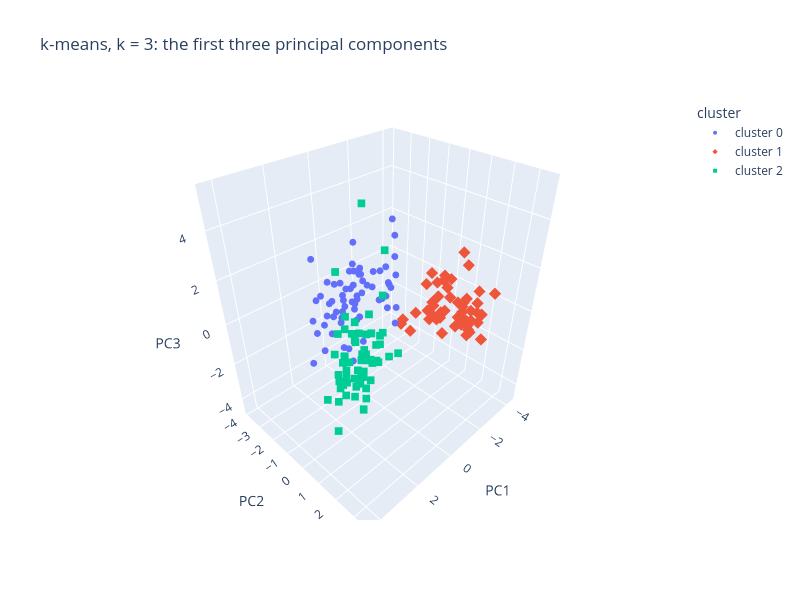

The cell this chart's notebook holds for it:
### Markdown cell above
The 2D map keeps only part of the spread: 55% of it. A 3D map of the first three principal components keeps 67%, and an interactive one lets you turn the cloud. **Drag** to turn it, **scroll** to zoom, and **hover** over a wine to read its cluster and four of its measurements. plotly draws figures you can move in the browser; `px.scatter_3d` takes a table and the names of its columns.

The next cell has two kinds of lines, and neither is statistics:
- **Display setting.** `pio.renderers.default = ...` only tells plotly *how to show* a figure. This setting stores the figure inside the notebook file, so it is still there when you reopen the notebook, and it loads the plotly library from the internet instead of copying it into every figure (a figure then needs an internet connection to open). It changes nothing in the figure itself. If a plotly figure stays blank in your editor, this is the line to check.
- **Preparing the table for plotly.** plotly draws from a table in which every column is one thing to show. The table `wines_pca_3d` already has the three principal components, `PC1`, `PC2` and `PC3`, which become x, y and z. The next two blocks add what we want to see on top of them: a column `cluster` with the name of the cluster of every wine, written as text such as "cluster 2" so that plotly gives each cluster its own colour and legend entry instead of a colour scale for numbers; and four of the 13 original measurements, copied from `wines`, so that they appear in the box over a dot when you hover. None of these columns changes the position of a dot.

### Code cell
import plotly.express as px
import plotly.io as pio

# Display setting only, no effect on the figure: save the figure inside the notebook file
# and load the plotly library from the internet when the notebook is opened
pio.renderers.default = "plotly_mimetype+notebook_connected"

# Three principal components this time: one table with the columns PC1, PC2 and PC3 (the x, y and z of each wine)
wines_pca_3d = pd.DataFrame(PCA(n_components=3).fit_transform(scaled_wines), columns=["PC1", "PC2", "PC3"])
# A text column with the cluster of every wine, e.g. "cluster 2": plotly colours by it and lists the clusters in the legend
wines_pca_3d["cluster"] = [f"cluster {cluster_number}" for cluster_number in wine_cluster]
# Copy four of the 13 original measurements into the table, one column each; they only appear when you hover over a dot
for column in ["alcohol", "flavanoids", "color_intensity", "proline"]:
    wines_pca_3d[column] = wines[column]

# One dot per wine; color and symbol by cluster; hover_data lists what the box shows over a dot
cluster_figure = px.scatter_3d(wines_pca_3d, x="PC1", y="PC2", z="PC3", color="cluster", symbol="cluster",
                               hover_data=["alcohol", "flavanoids", "color_intensity", "proline"],
                               category_orders={"cluster": sorted(wines_pca_3d["cluster"].unique())},
                               title=f"k-means, k = {best_k}: the first three principal components",
                               width=800, height=600)
# Smaller dots, so the clusters do not hide each other
cluster_figure.update_traces(marker_size=4)
cluster_figure.show()

### Figure 1 — Plotly figure (JSON) as saved in the notebook; plotly's stock layout.template omitted (floating-point values rounded to 4 significant figures; data arrays with more than 128 entries replaced by an {"elided": "..."} marker saying what was removed)
{"data": [{"customdata": {"elided": "65x4 float values"}, "hovertemplate": "cluster=cluster 0<br>PC1=%{x}<br>PC2=%{y}<br>PC3=%{z}<br>alcohol=%{customdata[0]}<br>flavanoids=%{customdata[1]}<br>color_intensity=%{customdata[2]}<br>proline=%{customdata[3]}<extra></extra>", "legendgroup": "cluster 0", "marker": {"color": "#636efa", "size": 4, "symbol": "circle"}, "mode": "markers", "name": "cluster 0", "scene": "scene", "showlegend": true, "type": "scatter3d", "x": [-0.9286, -1.542, 0.03061, 2.05, -0.6097, 0.9002, 2.249, 0.1834, -0.8128, 1.976, -1.572, 1.658, -0.7254, 1.833, -0.868, 0.37, -1.457, 1.263, 0.3762, 0.7621, 1.035, -0.4949, 0.8353, 0.7879, -0.8068, -0.558, -1.115, -0.5557, -1.349, -1.564, -1.933, 0.7467, 0.9575, -0.544, 1.031, 2.252, 1.41, 0.7977, -0.5495, -0.1612, -0.6598, 0.3924, -1.772, -0.3663, -1.621, 0.08254, 1.578, 1.421, -0.2787, -1.303, -0.4571, -0.4942, 0.4821, -0.2529, -0.1072, -0.5511, 0.7396, -1.177, -0.4623, 0.9785, -0.09681, 0.03849, -1.597, -0.4796, -1.793], "y": [-3.073, -1.381, -1.263, -1.925, -1.908, -0.7639, -1.885, -2.427, -0.2205, -1.403, -0.885, -0.9567, -1.064, -1.288, -2.444, -2.154, -1.383, -0.7708, -1.027, -3.375, -1.451, -2.381, -1.474, -2.027, -2.234, -2.373, -1.802, -2.658, -2.118, -1.852, -1.559, -2.313, -2.224, -0.3689, -2.566, -1.433, -2.166, -2.377, -2.293, -1.164, -2.68, -2.099, -1.717, -2.169, -1.356, -2.306, -1.462, -1.418, -1.931, -0.7632, -2.269, -1.939, -3.872, -2.821, -1.929, -2.222, -1.409, -0.664, -0.6183, -1.446, -2.11, -1.267, -1.208, -1.939, -1.15], "z": [-4.585, -0.8747, -1.784, -0.007369, 0.6794, 0.5734, -2.032, -1.07, -0.707, -1.238, -0.629, 1.953, 0.08033, 0.4583, -1.563, -2.449, -0.2273, -1.184, 1.794, -0.3575, -0.363, 1.336, 0.6101, -0.2547, 0.7729, 2.308, 0.9593, 0.8491, -0.04765, 0.7811, -0.08927, 0.1147, 0.1424, 1.309, -1.086, -0.2302, 0.7489, -1.568, -1.499, 1.004, -0.7649, -0.4719, 0.947, -0.4813, 0.2872, -0.4636, 1.78, 0.1393, 0.07867, 2.0, 1.061, 1.324, 1.344, -0.3026, 0.6901, -0.3562, 1.125, 3.01, 0.4834, 1.481, 0.4348, 0.6876, 3.361, 1.297, 0.7828]}, {"customdata": {"elided": "51x4 float values"}, "hovertemplate": "cluster=cluster 1<br>PC1=%{x}<br>PC2=%{y}<br>PC3=%{z}<br>alcohol=%{customdata[0]}<br>flavanoids=%{customdata[1]}<br>color_intensity=%{customdata[2]}<br>proline=%{customdata[3]}<extra></extra>", "legendgroup": "cluster 1", "marker": {"color": "#EF553B", "size": 4, "symbol": "diamond"}, "mode": "markers", "name": "cluster 1", "scene": "scene", "showlegend": true, "type": "scatter3d", "x": [-1.836, -2.539, -2.433, -1.327, -2.385, -2.937, -2.147, -2.37, -3.064, -3.916, -3.936, -3.094, -2.374, -2.779, -2.287, -2.986, -2.375, -2.21, -2.626, -4.281, -3.583, -2.807, -2.9, -2.321, -2.55, -1.813, -2.76, -2.737, -3.605, -2.89, -3.392, -1.048, -1.61, -3.143, -2.24, -2.848, -2.597, -2.949, -3.53, -2.406, -2.929, -2.181, -2.381, -3.212, -3.678, -2.466, -3.371, -2.602, -2.678, -2.387, -3.209], "y": [-0.83, -0.08744, -1.257, 0.1704, 0.3746, 0.2639, 0.3683, -0.4596, 0.3534, 0.1546, 0.6597, 0.3488, 0.292, 0.2868, 0.3725, 0.4892, 0.4823, 1.16, 0.5632, 0.6497, 1.273, 1.571, 2.041, 2.356, 2.045, 1.528, 2.139, 0.4099, 1.802, 1.925, 1.312, 3.515, 2.407, 0.7382, 1.175, 0.556, 0.698, 1.555, 0.8825, 2.592, 1.274, 2.078, 2.589, -0.2512, 0.8477, 2.194, 2.216, 1.757, 2.761, 2.297, 2.769], "z": [-1.606, 0.4743, -1.903, -1.18, -0.7238, -0.1676, -0.4533, -1.101, -1.099, 0.2218, 1.712, -1.027, 1.242, 0.6097, -0.9716, 0.947, -0.2529, -1.245, -0.856, -1.458, -0.1108, -0.4725, -0.496, 0.4377, -0.3123, 1.363, -0.9646, -1.19, -0.09404, -0.7823, 1.602, 1.16, 0.5486, -0.091, -0.1014, 0.8042, -0.8849, -0.9834, -0.466, 0.4282, -1.213, 0.7638, 1.418, -0.8471, -1.339, -0.9188, -0.3426, 0.2076, -0.9409, -0.5507, 1.014]}, {"customdata": {"elided": "62x4 float values"}, "hovertemplate": "cluster=cluster 2<br>PC1=%{x}<br>PC2=%{y}<br>PC3=%{z}<br>alcohol=%{customdata[0]}<br>flavanoids=%{customdata[1]}<br>color_intensity=%{customdata[2]}<br>proline=%{customdata[3]}<extra></extra>", "legendgroup": "cluster 2", "marker": {"color": "#00cc96", "size": 4, "symbol": "square"}, "mode": "markers", "name": "cluster 2", "scene": "scene", "showlegend": true, "type": "scatter3d", "x": [3.317, 2.209, 2.517, 3.757, 1.009, 3.05, 2.449, 2.059, 2.511, 2.754, 3.48, 1.755, 2.113, 3.458, 4.313, 2.305, 2.172, 1.899, 3.542, 2.085, 3.124, 1.087, 2.535, 1.645, 1.762, 0.9901, 1.775, 1.235, 2.188, 2.256, 2.5, 2.677, 1.629, 1.903, 1.41, 1.904, 1.385, 1.122, 1.502, 2.53, 2.588, 0.6685, 3.071, 0.4622, 2.101, 1.136, 2.727, 2.821, 2.01, 2.707, 3.215, 2.859, 3.506, 2.225, 2.147, 2.469, 2.742, 2.174, 3.139, 2.562, 2.544, 1.336], "y": [1.443, -0.3334, 1.031, 2.756, 0.8698, 2.122, 1.175, 1.609, 0.9181, 0.7894, 1.302, 0.612, 0.6757, 1.131, 2.096, 1.663, 2.327, 1.631, 2.518, 1.061, 0.7869, 0.2417, -0.09184, -0.5163, -0.3171, 0.9407, 0.6862, -0.08981, 0.6896, 0.1915, 1.241, 1.472, 0.0527, 1.633, 0.6979, 0.1767, 0.6586, 0.1141, -0.7694, 1.803, 0.7796, 0.17, 1.156, 0.3307, -0.07101, 1.777, 1.191, 0.6463, 1.247, 1.752, 0.167, 0.7453, 1.613, 1.875, 1.017, 1.329, 1.437, 1.212, 1.732, 0.2602, 0.1693, 0.2533], "z": [-0.1657, -2.026, 0.9828, -0.1762, 2.027, -0.6294, -0.9771, 0.1463, -1.771, -0.9842, -0.4227, -1.191, -0.8651, -1.204, -1.264, 0.2179, 0.8317, 0.7949, -0.4855, -0.1647, -0.3649, 0.937, -0.3119, 0.1439, 0.8903, 3.821, -0.0867, -1.387, 1.395, -1.093, 1.386, -0.3323, -0.1671, 1.172, 0.4797, 0.4508, 0.4584, -0.03911, -1.426, -0.3432, -0.1185, -0.7834, -0.3128, -0.2015, -0.6558, 0.02871, -0.5398, -1.156, -0.05729, -0.6431, -1.974, 0.00472, -0.5208, 0.3395, -0.9578, 0.5134, -0.6125, 0.2618, -0.2857, 3.374, 0.7887, 5.345]}], "layout": {"height": 600, "legend": {"title": {"text": "cluster"}, "tracegroupgap": 0}, "scene": {"domain": {"x": [0.0, 1.0], "y": [0.0, 1.0]}, "xaxis": {"title": {"text": "PC1"}}, "yaxis": {"title": {"text": "PC2"}}, "zaxis": {"title": {"text": "PC3"}}}, "title": {"text": "k-means, k = 3: the first three principal components"}, "width": 800}}
